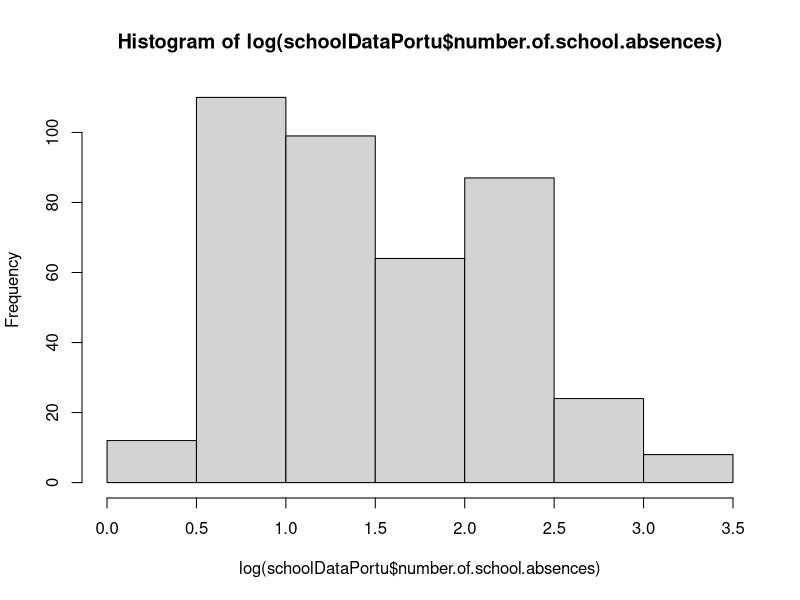
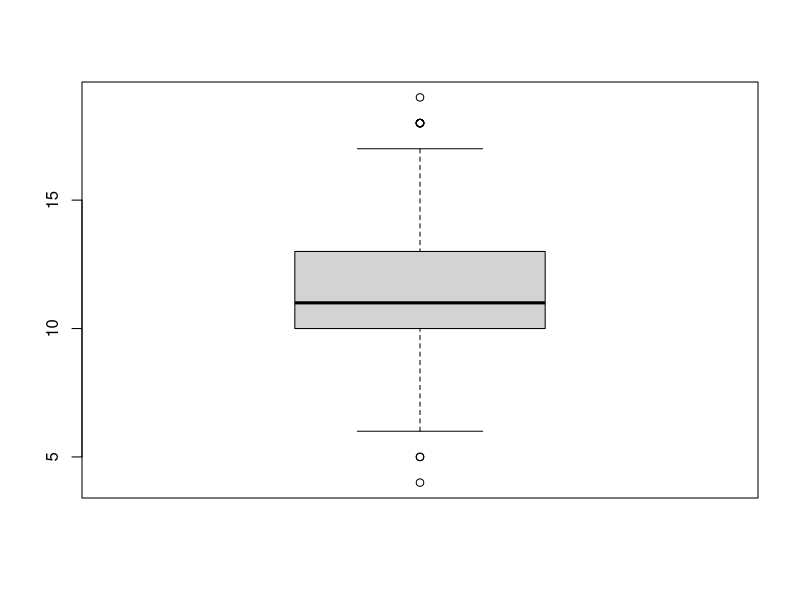
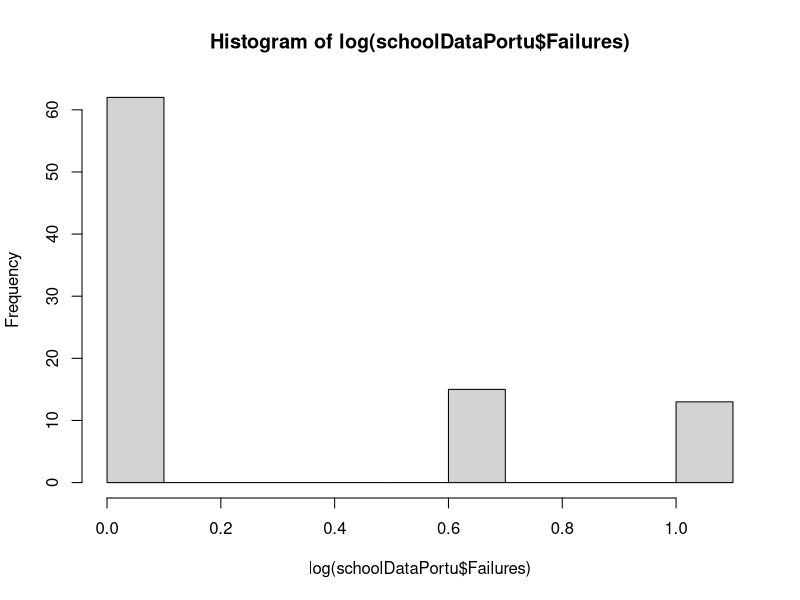

Write the R code that produced these figures, in order. (Note: this script raises an error after producing the figures.)
##Reading .csv file into a variable
setwd("E:/USF/ISM6137-SDM/Project/student/Final/Final1");
schoolData=read.csv("SchoolDataFinal.csv")

schoolDataPortu=schoolData[schoolData$Language == 'Portugese',]
nrow(schoolDataPortu)
hist(log(schoolDataPortu$number.of.school.absences))
boxplot(schoolDataPortu$first.period.grade)
hist(log(schoolDataPortu$Failures))
influencePlot(schoolFirstPeriodModel_Math,id.method=identify)

#Maths Model
schoolFirstPeriodModel_Portu=lm(first.period.grade ~ Studytime
                               + as.factor(extra.curricular.activities)
                               + as.factor(Internet.access.at.home)
                               + log(number.of.school.absences+1)
                               + as.factor(School.educational.support_Lag1)
                               + as.factor(School.educational.support_Lag2)
                               + as.factor(Family.educational.support_Lag1)
                               + as.factor(Family.educational.support_Lag2)
                               + as.factor(extra.paid.classes_Lag1)
                               + as.factor(extra.paid.classes_Lag2)
                               + workday.alcohol.consumption
                               + weekend.alcohol.consumption
                               + current.health.status
                               + quality.of.family.relationships
                               + as.factor(wants.to.take.higher.education)
                               + as.factor(School.educational.support)*as.factor(Family.educational.support)*as.factor(extra.paid.classes)
                               + as.factor(School)
                               + Failures,data = schoolDataPortu)
summary(schoolFirstPeriodModel_Portu)
AIC(schoolFirstPeriodModel_Portu)
BIC(schoolFirstPeriodModel_Portu)
rm(list=ls())
shapiro.test(schoolFirstPeriodModel_Portu$res)
#Normally Distributed
#Homoskedasticity
plot(schoolFirstPeriodModel_Portu)

library("car")
vif(schoolFirstPeriodModel_Portu)

bartlett.test(list(schoolFirstPeriodModel_Portu$res, schoolFirstPeriodModel_Portu$fit))

#Second Period Model
schoolSecondPeriodModel_Portu=lm(second.period.grade ~ Studytime
                                + as.factor(extra.curricular.activities)
                                + as.factor(Internet.access.at.home)
                                + log(number.of.school.absences+1)
                                #+ first.period.grade
                                + as.factor(School.educational.support_Lag1)
                                + as.factor(School.educational.support_Lag2)
                                + as.factor(Family.educational.support_Lag1)
                                + as.factor(Family.educational.support_Lag2)
                                + as.factor(extra.paid.classes_Lag1)
                                + as.factor(extra.paid.classes_Lag2)
                                + workday.alcohol.consumption
                                + weekend.alcohol.consumption
                                + current.health.status
                                + quality.of.family.relationships
                                + as.factor(wants.to.take.higher.education)
                                + as.factor(School.educational.support)*as.factor(Family.educational.support)*as.factor(extra.paid.classes)
                                + as.factor(School)
                                + Failures,data = schoolDataPortu)
summary(schoolSecondPeriodModel_Portu)
AIC(schoolSecondPeriodModel_Portu)
BIC(schoolSecondPeriodModel_Portu)

vif(schoolSecondPeriodModel_Portu)

shapiro.test(schoolSecondPeriodModel_Portu$res)
#Normally Distributed
#Homoskedasticity
plot(schoolSecondPeriodModel_Portu)

bartlett.test(list(schoolSecondPeriodModel_Portu$res, schoolSecondPeriodModel_Portu$fit))


#Second Grade
schoolThirdPeriodModel_Portu=lm(final.grade ~ Studytime
                               + as.factor(extra.curricular.activities)
                               + as.factor(Internet.access.at.home)
                               + log(number.of.school.absences+1)
                               + first.period.grade
                               + second.period.grade
                               + as.factor(School.educational.support_Lag1)
                               + as.factor(School.educational.support_Lag2)
                               + as.factor(Family.educational.support_Lag1)
                               + as.factor(Family.educational.support_Lag2)
                               + as.factor(extra.paid.classes_Lag1)
                               + as.factor(extra.paid.classes_Lag2)
                               + workday.alcohol.consumption
                               + weekend.alcohol.consumption
                               + current.health.status
                               + quality.of.family.relationships
                               + as.factor(wants.to.take.higher.education)
                               + as.factor(School.educational.support)*as.factor(Family.educational.support)*as.factor(extra.paid.classes)
                               + as.factor(School)
                               + Failures,data = schoolDataPortu)
summary(schoolThirdPeriodModel_Portu)
AIC(schoolThirdPeriodModel_Portu)
BIC(schoolThirdPeriodModel_Portu)


#Multi variate normality Assumptions
hist(schoolThirdPeriodModel_Portu$residuals)
qqnorm(schoolThirdPeriodModel_Portu$residuals)
qqline(schoolThirdPeriodModel_Portu$residuals,col="red")
shapiro.test(schoolThirdPeriodModel_Portu$res)
#Normally Distributed
#Homoskedasticity
plot(schoolThirdPeriodModel_Portu)

bartlett.test(list(schoolThirdPeriodModel_Portu$res, schoolThirdPeriodModel_Portu$fit))
#heteroskedastic


#GLS
library(nlme)
schoolFirstPeriodModel_Portu_GLS=gls(first.period.grade ~ Studytime
                                    + as.factor(extra.curricular.activities)
                                    + as.factor(Internet.access.at.home)
                                    + log(number.of.school.absences+1)
                                    + as.factor(School.educational.support_Lag1)
                                    + as.factor(School.educational.support_Lag2)
                                    + as.factor(Family.educational.support_Lag1)
                                    + as.factor(Family.educational.support_Lag2)
                                    + as.factor(extra.paid.classes_Lag1)
                                    + as.factor(extra.paid.classes_Lag2)
                                    + workday.alcohol.consumption
                                    + weekend.alcohol.consumption
                                    + current.health.status
                                    #+ first.period.grade
                                    #+ second.period.grade
                                    + quality.of.family.relationships
                                    + as.factor(wants.to.take.higher.education)
                                    + as.factor(School.educational.support)*as.factor(Family.educational.support)*as.factor(extra.paid.classes)
                                    + as.factor(School)
                                    + Failures,data = schoolDataPortu,na.action=na.exclude,weights = varPower())
summary(schoolFirstPeriodModel_Portu_GLS)
AIC(schoolFirstPeriodModel_Portu_GLS)
BIC(schoolFirstPeriodModel_Portu_GLS)
bartlett.test(list(schoolFirstPeriodModel_Portu_GLS$res, schoolFirstPeriodModel_Portu_GLS$fit))
#heteroskedastic
plot(schoolFirstPeriodModel_Portu_GLS$residuals~schoolFirstPeriodModel_Portu_GLS$fitted)
t.test(schoolDataPortu$first.period.grade~schoolDataPortu$School)

shapiro.test(schoolDataPortu$res)

bartlett.test(list(schoolDataPortu$res, schoolDataPortu$fit))

library(car)
scatterplot(schoolDataPortu$Studytime~schoolDataPortu$Total.Grade, boxplots=FALSE, smooth=TRUE, reg.line=FALSE)

schoolSecondPeriodModel_Portu_GLS=gls(second.period.grade ~ Studytime
                                     + as.factor(extra.curricular.activities)
                                     + as.factor(Internet.access.at.home)
                                     + log(number.of.school.absences+1)
                                     + as.factor(School.educational.support_Lag1)
                                     + as.factor(School.educational.support_Lag2)
                                     + as.factor(Family.educational.support_Lag1)
                                     + as.factor(Family.educational.support_Lag2)
                                     + as.factor(extra.paid.classes_Lag1)
                                     + as.factor(extra.paid.classes_Lag2)
                                     + workday.alcohol.consumption
                                     + weekend.alcohol.consumption
                                     + current.health.status
                                     + first.period.grade
                                     #+ second.period.grade
                                     + quality.of.family.relationships
                                     + as.factor(wants.to.take.higher.education)
                                     + as.factor(School.educational.support)*as.factor(Family.educational.support)*as.factor(extra.paid.classes)
                                     + as.factor(School)
                                     + Failures,data = schoolDataPortu,na.action=na.exclude)
summary(schoolSecondPeriodModel_Portu_GLS)
AIC(schoolSecondPeriodModel_Portu_GLS)
BIC(schoolSecondPeriodModel_Portu_GLS)

schoolThirdPeriodModel_Portu_GLS=gls(final.grade ~ Studytime
                                    + as.factor(extra.curricular.activities)
                                    + as.factor(Internet.access.at.home)
                                    + log(number.of.school.absences+1)
                                    + as.factor(School.educational.support_Lag1)
                                    + as.factor(School.educational.support_Lag2)
                                    + as.factor(Family.educational.support_Lag1)
                                    + as.factor(Family.educational.support_Lag2)
                                    + as.factor(extra.paid.classes_Lag1)
                                    + as.factor(extra.paid.classes_Lag2)
                                    + workday.alcohol.consumption
                                    + weekend.alcohol.consumption
                                    + current.health.status
                                    + first.period.grade
                                    + second.period.grade
                                    + quality.of.family.relationships
                                    + as.factor(wants.to.take.higher.education)
                                    + as.factor(School.educational.support)*as.factor(Family.educational.support)*as.factor(extra.paid.classes)
                                    + as.factor(School)
                                    + Failures,data = schoolDataPortu,na.action=na.exclude)
summary(schoolThirdPeriodModel_Portu_GLS)
AIC(schoolThirdPeriodModel_Portu_GLS)
BIC(schoolThirdPeriodModel_Portu_GLS)

First_gradeModel_Portu = lmer(first.period.grade ~ Studytime
                             + as.factor(extra.curricular.activities)
                             + as.factor(Internet.access.at.home)
                             + log(number.of.school.absences+1)
                             + as.factor(School.educational.support_Lag1)
                             + as.factor(School.educational.support_Lag2)
                             + as.factor(Family.educational.support_Lag1)
                             + as.factor(Family.educational.support_Lag2)
                             + as.factor(extra.paid.classes_Lag1)
                             + as.factor(extra.paid.classes_Lag2)
                             + workday.alcohol.consumption
                             + weekend.alcohol.consumption
                             + current.health.status
                             # + first.period.grade
                             # + second.period.grade
                             + quality.of.family.relationships
                             + as.factor(wants.to.take.higher.education)
                             + as.factor(School.educational.support)*as.factor(Family.educational.support)*as.factor(extra.paid.classes)
                             + as.factor(School)
                             + Failures
                             + (1|School), data=schoolDataPortu )
summary(First_gradeModel_Portu)
AIC(First_gradeModel_Portu)
BIC(First_gradeModel_Portu)
ranef(First_gradeModel_Portu)
library(lme4)
Second_gradeModel_Portgu = lmer(second.period.grade ~ Studytime
                              + as.factor(extra.curricular.activities)
                              + as.factor(Internet.access.at.home)
                              + log(number.of.school.absences+1)
                              + as.factor(School.educational.support_Lag1)
                              + as.factor(School.educational.support_Lag2)
                              + as.factor(Family.educational.support_Lag1)
                              + as.factor(Family.educational.support_Lag2)
                              + as.factor(extra.paid.classes_Lag1)
                              + as.factor(extra.paid.classes_Lag2)
                              + workday.alcohol.consumption
                              + weekend.alcohol.consumption
                              + current.health.status
                              #+ first.period.grade
                              # + second.period.grade
                              + quality.of.family.relationships
                              + as.factor(wants.to.take.higher.education)
                              + as.factor(School.educational.support)*as.factor(Family.educational.support)*as.factor(extra.paid.classes)
                              + as.factor(School)
                              + Failures
                              + (1|School), data=schoolDataPortu ) 
summary(Second_gradeModel_Portgu)
AIC(Second_gradeModel_Portgu)
BIC(Second_gradeModel_Portgu)
ranef(Second_gradeModel_Portgu)


Final_gradeModel_Portu = lmer(final.grade ~ Studytime
                             + as.factor(extra.curricular.activities)
                             + as.factor(Internet.access.at.home)
                             + log(number.of.school.absences+1)
                             + as.factor(School.educational.support_Lag1)
                             + as.factor(School.educational.support_Lag2)
                             + as.factor(Family.educational.support_Lag1)
                             + as.factor(Family.educational.support_Lag2)
                             + as.factor(extra.paid.classes_Lag1)
                             + as.factor(extra.paid.classes_Lag2)
                             + workday.alcohol.consumption
                             + weekend.alcohol.consumption
                             + current.health.status
                             + first.period.grade
                             + second.period.grade
                             + quality.of.family.relationships
                             + as.factor(wants.to.take.higher.education)
                             + as.factor(School.educational.support)*as.factor(Family.educational.support)*as.factor(extra.paid.classes)
                             + as.factor(School)
                             + Failures
                             + (1|School), data=schoolDataPortu )
summary(Final_gradeModel_Portu)
AIC(Final_gradeModel_Portu)
BIC(Final_gradeModel_Portu)
ranef(Final_gradeModel_Portu)



schoolFirstPeriodModel_Portu_GLM=glm(first.period.grade ~ Studytime
                                + as.factor(extra.curricular.activities)
                                + as.factor(Internet.access.at.home)
                                + log(number.of.school.absences+1)
                                + as.factor(School.educational.support_Lag1)
                                + as.factor(School.educational.support_Lag2)
                                + as.factor(Family.educational.support_Lag1)
                                + as.factor(Family.educational.support_Lag2)
                                + as.factor(extra.paid.classes_Lag1)
                                + as.factor(extra.paid.classes_Lag2)
                                + workday.alcohol.consumption
                                + weekend.alcohol.consumption
                                + current.health.status
                                + quality.of.family.relationships
                                + as.factor(wants.to.take.higher.education)
                                + as.factor(School.educational.support)*as.factor(Family.educational.support)*as.factor(extra.paid.classes)
                                + as.factor(School)
                                + Failures,data = schoolDataPortu,family = gaussian)
summary(schoolFirstPeriodModel_Portu_GLM)
AIC(schoolFirstPeriodModel_Portu_GLM)
BIC(schoolFirstPeriodModel_Portu_GLM)

